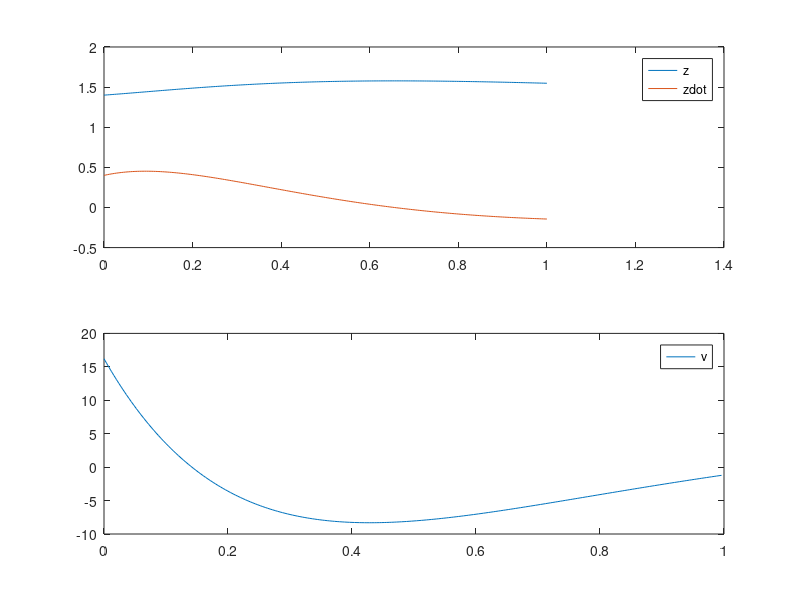

Recreate this plot in MATLAB.
function startercode040206
[T,X,U,XFORDISPLAY] = RunSimulation;
PlotResults(T,X,U);
z = mat2str(XFORDISPLAY(1),8)
zdot = mat2str(XFORDISPLAY(2),8)
end

function [actuators,data] = initControlSystem(sensors,references,parameters,data)
%%%%%%%%%%%%%%%%%%
% MODIFY
data.A = [0 1;(30/9)*sin(1) -1/9];
data.B = [0;1/9];
data.C = [1 0];
data.xhat = [0;0];
data.u = 0;
Qc = eye(2);
Rc = 1.5;
Qo = 7.1;
Ro = eye(2);
data.K = lqr(data.A,data.B,Qc,Rc);
data.L = lqr(data.A',data.C',inv(Ro),inv(Qo))';
data.K
data.L
%
%%%%%%%%%%%%%%%%%%
[actuators,data] = runControlSystem(sensors,references,parameters,data);
end

function [actuators,data] = runControlSystem(sensors,references,parameters,data)
%%%%%%%%%%%%%%%%%%
% MODIFY
u=-data.K*data.xhat;
y=sensors.z-1; %-ze
data.xhat=data.xhat+(data.A*data.xhat+data.B*u-data.L*(data.C*data.xhat-y))*parameters.tStep;
fe = 30*cos(1);
actuators.v = u+fe; %u+fe
%
%%%%%%%%%%%%%%%%%%
end

function [T,X,U,XFORDISPLAY] = RunSimulation
[t,x,tStep,nSteps,nStepsForDisplay] = InitSimulation;
T = t;
X = x;
U = [];
controller.init = @initControlSystem;
controller.run = @runControlSystem;
controller.sensors = GetSensors(t,x);
controller.references = struct;
controller.parameters = struct('tStep',tStep);
controller.data = struct;
[controller.actuators,controller.data] = ...
    controller.init(controller.sensors, ...
                    controller.references, ...
                    controller.parameters, ...
                    controller.data);
for iStep = 1:nSteps
    u = GetInput(controller.actuators);
    [t,x] = ode45(@(t,x) GetXDot(t,x,u),[t t+tStep],x);
    t = t(end);
    x = x(end,:)';
    controller.sensors = GetSensors(t,x);
    [controller.actuators,controller.data] = ...
    controller.run(controller.sensors, ...
                    controller.references, ...
                    controller.parameters, ...
                    controller.data);
    T = [T t];
    X = [X x];
    U = [U u];
    if iStep==nStepsForDisplay
        XFORDISPLAY = x;
    end
end
end

function [t,x,tStep,nSteps,nStepsForDisplay] = InitSimulation
t = 0;
x = [1.40; 0.40];
tStep = 0.004;
nStepsForDisplay = 25;
nSteps = 250;
end

function u = GetInput(actuators)
u = actuators.v;
end

function sensors = GetSensors(t,x)
sensors.t = t;
sensors.z = x(1);
end

function xdot = GetXDot(t,x,u)
xdot = [x(2); (1/9)*(-(1*x(2)+30*cos(x(1)))+u(1))];
end

function PlotResults(T,X,U)
clf;
subplot(2,1,1);
plot(T,X);
legend('z','zdot');
subplot(2,1,2);
plot(T(1:end-1),U);
legend('v');
end
